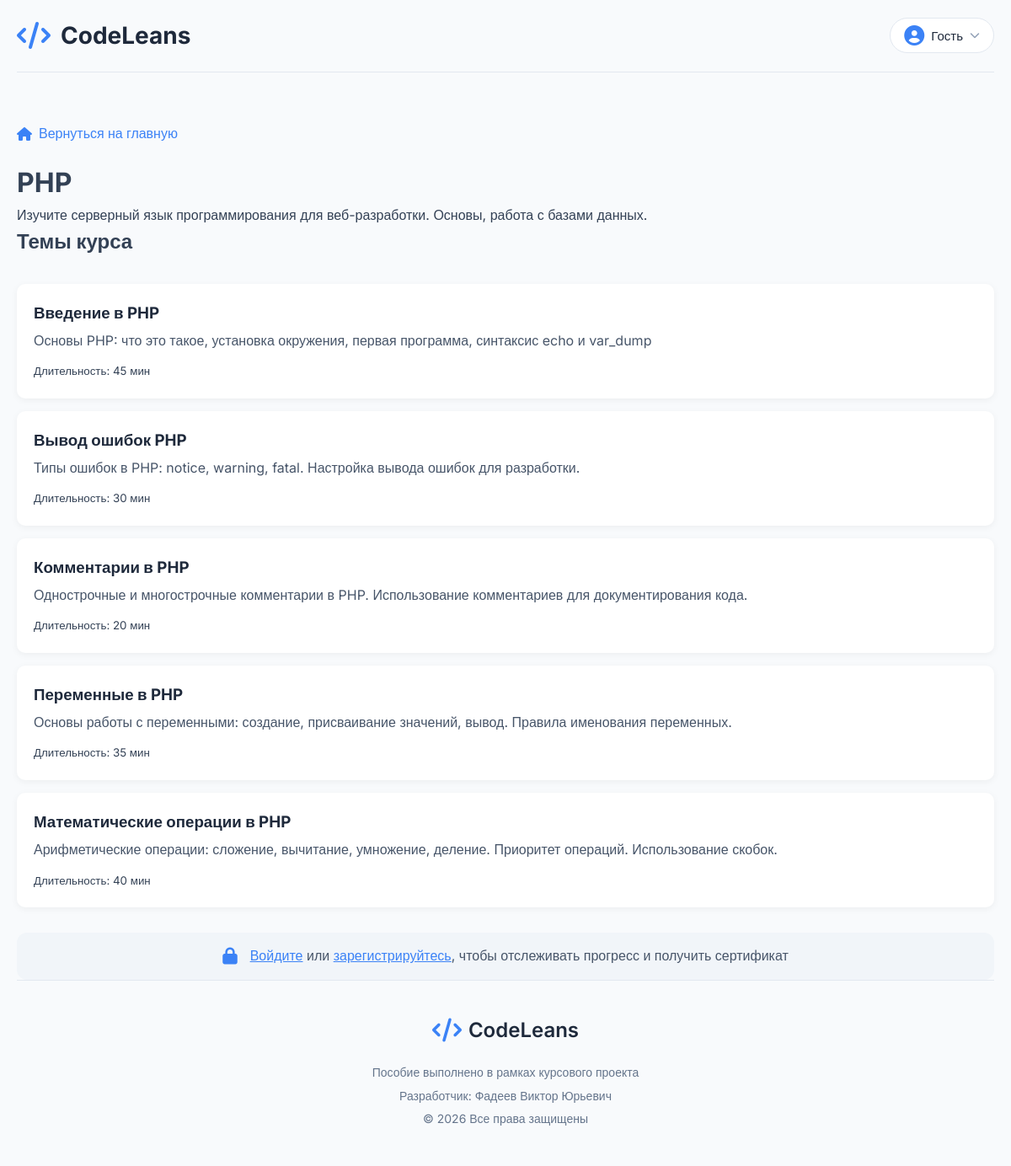
/courses.php?course_id=1, run on the app's committed database.
### tables this page shows
CREATE TABLE `courses` (
  `id` int(11) NOT NULL,
  `course_name` varchar(50) NOT NULL,
  `course_description` text DEFAULT NULL,
  `total_topic` int(11) NOT NULL DEFAULT 0,
  `total_hours` int(11) NOT NULL DEFAULT 0,
  `created_by` int(11) DEFAULT NULL,
  `is_published` tinyint(1) NOT NULL DEFAULT 1,
  `is_public` tinyint(1) NOT NULL DEFAULT 0
);

CREATE TABLE `topics` (
  `id` int(11) NOT NULL,
  `course_id` int(11) NOT NULL,
  `topic_name` varchar(200) NOT NULL,
  `topic_description` text DEFAULT NULL,
  `content` text DEFAULT NULL,
  `duration_minutes` int(11) NOT NULL DEFAULT 30,
  `image_path` varchar(255) DEFAULT NULL
);

### config.php (called while the page is built, shortened)
<?php
function getBodyThemeClass() {
    return 'theme-light';
}
$user_id = $_SESSION['user_id'] ?? null;
$user_name = $_SESSION['user_name'] ?? 'Гость';
$is_logged_in = isset($user_id);
$current_font_size = $_SESSION['font_size'] ?? 'medium';
?>

### courses.php (the view, shortened to what this page needs)
<?php
require_once 'config/config.php';
$course_id = isset($_GET['course_id']) ? (int)$_GET['course_id'] : 0;
$stmt = $pdo->prepare("SELECT * FROM courses WHERE id = ?");
$stmt->execute([$course_id]);
$course = $stmt->fetch();
$stmt = $pdo->prepare("SELECT * FROM topics WHERE course_id = ? ORDER BY id");
$stmt->execute([$course_id]);
$topics = $stmt->fetchAll();
$completed_topics = [];
$progress = 0;
$has_certificate = false;
?>
<!DOCTYPE html>
<html lang="ru">
<head>
    <link rel="stylesheet" href="style/codeleans.css">
    <link rel="stylesheet" href="style/global.css">
    <link rel="stylesheet" href="https://cdnjs.cloudflare.com/ajax/libs/font-awesome/6.4.0/css/all.min.css">
</head>
<body class="<?= getBodyThemeClass() ?> font-<?= htmlspecialchars($current_font_size) ?>">
    <div class="container">
        <header class="header">
            <div class="logo">
                <i class="fas fa-code"></i>
                <h1>CodeLeans</h1>
            </div>
            <div class="header-actions">
                <div class="profile-section">
                    <button class="profile-btn" id="profileBtn">
                        <?php if (isset($_SESSION['avatar']) && $_SESSION['avatar'] && file_exists($_SESSION['avatar'])): ?>
                            <img src="<?= htmlspecialchars($_SESSION['avatar']) ?>" style="width:32px;height:32px;border-radius:50%;object-fit:cover;margin-right:5px;">
                        <?php else: ?>
                            <i class="fas fa-user-circle"></i>
                        <?php endif; ?>
                        <span><?php echo htmlspecialchars($user_name); ?></span>
                        <i class="fas fa-chevron-down"></i>
                    </button>
                </div>
            </div>
        </header>
        <main>
            <a href="index.php" class="home-link">
                <i class="fas fa-home"></i> Вернуться на главную
            </a>
            <div class="course-detail">
                <h1><?php echo htmlspecialchars($course['course_name']); ?></h1>
                <p class="course-description"><?php echo htmlspecialchars($course['course_description']); ?></p>
                <h2>Темы курса</h2>
                <div class="topics-list">
                    <?php foreach ($topics as $topic):
                        $completed = isset($completed_topics[$topic['id']]) && $completed_topics[$topic['id']];
                    ?>
                        <div class="topic-item <?php echo $completed ? 'completed' : ''; ?>" data-topic-id="<?php echo $topic['id']; ?>">
                            <a href="topic.php?id=<?php echo $topic['id']; ?>" class="topic-link">
                                <h3><?php echo htmlspecialchars($topic['topic_name']); ?></h3>
                                <p><?php echo htmlspecialchars($topic['topic_description']); ?></p>
                                <small>Длительность: <?php echo $topic['duration_minutes']; ?> мин</small>
                            </a>
                        </div>
                    <?php endforeach; ?>
                </div>
                <?php if ($is_logged_in): ?>
                    <?php if ($progress >= 100): ?>
                        <?php if ($has_certificate): ?>
                            <div class="certificate-issued">
                                <i class="fas fa-certificate"></i>
                                <h3>Сертификат получен!</h3>
                                <p>Вы успешно завершили курс и получили сертификат</p>
                                <a href="generate_certificate.php?course_id=<?= $course_id ?>" class="btn-view">
                                    <i class="fas fa-eye"></i> Посмотреть сертификат
                                </a>
                            </div>
                        <?php else: ?>
                            <div class="certificate-section">
                                <i class="fas fa-award"></i>
                                <h3>Курс успешно завершен!</h3>
                                <p>Вы изучили все темы курса. Получите сертификат о прохождении!</p>
                                <a href="generate_certificate.php?course_id=<?= $course_id ?>" class="btn-certificate">
                                    <i class="fas fa-certificate"></i> Получить сертификат
                                </a>
                            </div>
                        <?php endif; ?>
                    <?php else: ?>
                        <div class="progress-notice">
                            <i class="fas fa-chart-line"></i>
                            <span>Ваш прогресс:</span>
                            <span class="progress-value"><?= round($progress, 1) ?>%</span>
                            <span>|</span>
                            <span>Пройдите все темы, чтобы получить сертификат</span>
                        </div>
                    <?php endif; ?>
                <?php else: ?>
                    <div class="progress-notice">
                        <i class="fas fa-lock"></i>
                        <span><a href="login.php" style="color: #3b82f6;">Войдите</a> или <a href="register.php" style="color: #3b82f6;">зарегистрируйтесь</a>, чтобы отслеживать прогресс и получить сертификат</span>
                    </div>
                <?php endif; ?>
            </div>
        </main>
        <footer class="footer">
            <div class="footer-content">
                <div class="footer-logo">
                    <i class="fas fa-code"></i>
                    <span>CodeLeans</span>
                </div>
                <div class="footer-info">
                    <p>Пособие выполнено в рамках курсового проекта</p>
                    <p>Разработчик: Фадеев Виктор Юрьевич</p>
                    <p>© 2026 Все права защищены</p>
                </div>
            </div>
        </footer>
    </div>
</body>
</html>

### codeleans.css (style rules this page uses)
* { margin: 0; padding: 0; box-sizing: border-box; }
body { font-family: 'Inter', sans-serif; background-color: #f8fafc; color: #334155; line-height: 1.6; }
.container { max-width: 1200px; margin: 0 auto; padding: 0 20px; min-height: 100vh; display: flex; flex-direction: column; }
.header { display: flex; justify-content: space-between; align-items: center; padding: 20px 0; border-bottom: 1px solid #e2e8f0; margin-bottom: 40px; }
.logo { display: flex; align-items: center; gap: 12px; }
.logo i { font-size: 32px; color: #3b82f6; }
.logo h1 { font-size: 28px; font-weight: 700; color: #1e293b; }
.profile-section { position: relative; }
.profile-btn { display: flex; align-items: center; gap: 10px; background-color: white; border: 1px solid #e2e8f0; border-radius: 50px; padding: 10px 20px; font-size: 16px; font-weight: 500; color: #475569; cursor: pointer; transition: all 0.3s ease; }
.profile-btn i:first-child { font-size: 24px; color: #3b82f6; }
.profile-btn i:last-child { font-size: 12px; color: #94a3b8; }
.footer { padding: 40px 0; border-top: 1px solid #e2e8f0; text-align: center; }
.footer-logo { display: flex; align-items: center; justify-content: center; gap: 8px; font-size: 24px; font-weight: 600; color: #1e293b; margin-bottom: 20px; }
.footer-logo i { font-size: 28px; color: #3b82f6; }
.footer p { color: #64748b; font-size: 14px; margin: 5px 0; }
body.font-medium { font-size: 16px; }
.profile-btn { display: flex; align-items: center; gap: 8px; padding: 8px 16px; background-color: white; border: 1px solid #e2e8f0; border-radius: 40px; color: #1e293b; font-size: 15px; font-weight: 500; cursor: pointer; transition: all 0.3s ease; }
.profile-btn i { color: #3b82f6; }

### global.css (style rules this page uses)
body.font-medium { font-size: 16px; }
.profile-section { position: relative; z-index: 1000; }

### courses.php (style rules this page uses)
.topics-list { margin: 30px 0; }
.topic-item { background: white; border-radius: 10px; padding: 20px; margin-bottom: 15px; box-shadow: 0 2px 8px rgba(0,0,0,0.05); transition: transform 0.2s, background 0.3s; position: relative; }
.topic-link { text-decoration: none; color: inherit; display: block; }
.topic-link h3 { color: #1e293b; margin-bottom: 5px; }
.topic-link p { color: #475569; margin-bottom: 10px; }
.home-link { display: inline-flex; align-items: center; gap: 8px; margin: 20px 0; color: #3b82f6; text-decoration: none; font-weight: 500; }
.progress-notice { text-align: center; margin-top: 30px; padding: 15px 20px; background: #f1f5f9; border-radius: 12px; display: flex; align-items: center; justify-content: center; gap: 15px; flex-wrap: wrap; }
.progress-notice i { font-size: 20px; color: #3b82f6; }
.progress-notice span { color: #475569; }

### data on the page
courses: course_name "PHP", course_description "Изучите серверный язык программирования для веб-разработки. Основы, работа с базами данных."
topics: topic_name "Введение в PHP", topic_description "Основы PHP: что это такое, установка окружения, первая программа, синтаксис echo и var_dump", duration_minutes "45"
topics: topic_name "Вывод ошибок PHP", topic_description "Типы ошибок в PHP: notice, warning, fatal. Настройка вывода ошибок для разработки.", duration_minutes "30"
topics: topic_name "Комментарии в PHP", topic_description "Однострочные и многострочные комментарии в PHP. Использование комментариев для документирования кода.", duration_minutes "20"
topics: topic_name "Переменные в PHP", topic_description "Основы работы с переменными: создание, присваивание значений, вывод. Правила именования переменных.", duration_minutes "35"
topics: topic_name "Математические операции в PHP", topic_description "Арифметические операции: сложение, вычитание, умножение, деление. Приоритет операций. Использование скобок.", duration_minutes "40"

### other printed values
$user_name "Гость"
